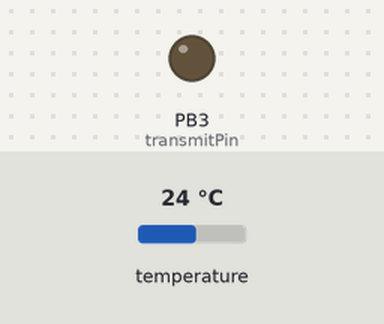
Simulated run of this sketch. Board: ATtiny85, built with avr-gcc and run on an emulated ATtiny85. On the bench: output pins drawn as LEDs (lit = HIGH). Inputs (shaded band) come from the test bench; at power-on: temperature 24 °C.

Above: at 4.3 s.
4.4 s: temperature set to 12 °C
At 6.44 s:
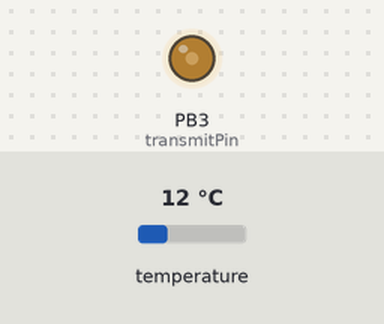
8.1 s: temperature set to 28 °C
12.6 s: temperature set to 33 °C
Timing chart, 0 to 17.3 s (numbered marks = the images above; inputs shaded):
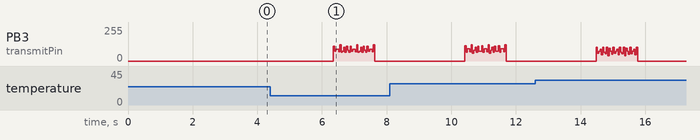

The sketch:

Temp_ATtiny.ino
```cpp
/***********************************************************************************************************/
// Temp_ATtiny:  Sketch to use ATtiny85 and DS18B20 as an SIS compatible temperature sensor.
//  *** This is NOT low power code. ***
//  The code was tested on an Arduino Uno using Serial.print() statements.  Make sure that
//  #define DEBUG is commented out prior to compiling for the ATtiny85.
//
//  Version 001.  Has three defined constants for trip codes:  high temperature, low temperature, and
//  return to normal temperature.  Each code is sent in one burst when it becomes a new event.  The
//  temperature is read out at an interval determined by a defined constant.
//  (c) 2015,2016 by Bob Glicksman and Jim Schrempp
/***********************************************************************************************************/
// Version 001.  This version is not low power.  It uses delay() to implement timing intervals.  This
//  version does not test battery status, as it is designed for powered use.
/***********************************************************************************************************/

/********************************* GLOBAL CONSTANTS AND VARIABLES ******************************************/
//#define DEBUG // debug mode sends debugging data to the serial monitor via the serial port.
#define FAHRENHEIT // comment this line out to use centigrade scale.

// Temperature limits to trigger transmissions
const float HIGH_TEMP_LIMIT = 85.0; // degrees F; use degrees C if #define FAHRENHEIT is commented out
const float LOW_TEMP_LIMIT = 75.0;  // degrees F; use degrees C if #define FAHRENHEIT is commented out

// Time interval between temperature measurements, in milliseconds
const unsigned long INTERVAL = 2000;  // 2 seconds for testing; use something like 15 minutes or one hour

// Global constants for the transmission codes
const unsigned long HIGH_TEMP_CODE = 123456;
const unsigned long LOW_TEMP_CODE = 234567;
const unsigned long NORMAL_TEMP_CODE = 345678;
const int BAUD_TIME = 500;  // basic signalling unit is 500 us
const int CODE_BURST = 20;  // each code is sent 20 times

// Pin definitions
const int transmitPin = 3; // transmitter on Digital pin 3 (chip in 2) for ATtiny85
//const int transmitPin = 4;   // transmitter on Digital pin 4 for Uno (testing)
const int oneWireBusPin = 4;  // one wire bus on Digital pin 4 (chip in 3) for ATtiny85
//const int oneWireBusPin = 3;  // one wire bus on Digital pin 4 for Uno (testing)

// includes for the DS18B20 temperature sensors
#include <OneWire.h>    // the one wire bus library
#include <DallasTemperature.h>  // the DS18B20 chip library -- uses the OneWire library

// Global variables for DS18B20 sensors
OneWire oneWire(oneWireBusPin);   // create an instance of the one wire bus
DallasTemperature sensors(&oneWire);  // create instance of DallasTemperature devices on the one wire bus

/********************************* END OF GLOBAL CONSTANTS AND VARIABLES ***********************************/

/********************************* BEGINNING OF setup() ****************************************************/
void setup()
{
  //setup serial monitor for debugging - UNO only
  #ifdef DEBUG
    Serial.begin (9600);
    delay(2000);  // leave some time to open the serial monitor
    Serial.println("Ready ... \n");
  #endif

  // setup the DS18B20 for 12 bits and non-blocking operation
  sensors.begin();      // startup the temperature sensor instance
  sensors.setResolution ( 12 ); // set the resolution to 12 bits
  sensors.setWaitForConversion ( false ); // set for non-blocking operation

  // setup the transmitter pin
  pinMode(transmitPin, OUTPUT);

}
/********************************* END OF setup() **********************************************************/

/********************************* BEGINNING OF loop() *****************************************************/
void loop()
{
  static boolean wasNormal = true;  // set to false if the last reading was too high or too low
  float newTemp;

  // Start the temperature reading
    sensors.requestTemperatures();

  // wait for conversion - need this because of non-blocking call
  delay(750); // need 750 ms to convert to 12 bits.  Replace this with power down for sensor

  // read the temperature value form the DS18B20 in degrees F
  #ifdef FAHRENHEIT
    newTemp = sensors.getTempFByIndex(0);
  #else
    newTemp = sensors.getTempCByIndex(0);
  #endif

  #ifdef DEBUG
    Serial.print("temperature reading = ");
    Serial.println(newTemp);
  #endif

  // test for out of normal range if the last reading was normal
  if (wasNormal == true)
  {
    if (newTemp > HIGH_TEMP_LIMIT) // temp went too high
    {
      transmit(HIGH_TEMP_CODE);
      wasNormal = false;

      #ifdef DEBUG
        Serial.println("... transmitting high temp code \n");
      #endif

    }
    else if (newTemp < LOW_TEMP_LIMIT)  // temp went too low
    {
      transmit(LOW_TEMP_CODE);
      wasNormal = false;

      #ifdef DEBUG
        Serial.println("... transmitting low temp code \n");
      #endif

    }
    else  // the last reading was normal and the current reading is normal
    {
      wasNormal = true;

      #ifdef DEBUG
        Serial.println("... no code transmitted \n");
      #endif

    }

  }
  else // last reading was not in normal range
  {
    if ( (newTemp >= LOW_TEMP_LIMIT) && (newTemp <= HIGH_TEMP_LIMIT) )  // now normal again
    {
      transmit (NORMAL_TEMP_CODE);
      wasNormal = true;

      #ifdef DEBUG
        Serial.println("... transmitting return-to-normal code \n");
      #endif

    }
    else  // current reading is out of normal range
    {
      wasNormal = false;

      #ifdef DEBUG
        Serial.println("... no code transmitted \n");
      #endif

    }
  }

  delay(INTERVAL); // wait before taking another reading.  Replace this with power down for sensor

}
/********************************* END OF loop() ***********************************************************/

/************************************* BEGINNING OF transmit() *********************************************/
// function to send out an SIS-compatible code
//  arguments:
//    code: the code to transmit


void transmit(unsigned long code)
{
  for (int i = 0; i < CODE_BURST; i++)
  {
    sendCodeWord(code);
  }
  return;
}
/**************************************** END OF transmit() ************************************************/

/**************************************** sendCodeWord() **********************************************/
// sendCodeWord():  sends a 24 bit code to the transmitter data pin.  The code is encoded according
//  to the EV1527 format, with a zero being one baud unit high and three baun units low, a one being
//  three baud units high and one baun unit low, and a sync being one baud unit high and 31 baud units
//  low.  The pattern is shifted out MSB first with SYNC at the end of the code word.
//
// Parameters:
//  code:  the code word to send (the 24 LSBs of an unsigned long will be sent)

void sendCodeWord(unsigned long code)
{
  const unsigned long MASK = 0x00800000ul;  // mask off all but bit 23
  const int CODE_LENGTH = 24; // a code word is 24 bits + sync

  // send the code word bits
  for (int i = 0; i < CODE_LENGTH; i++)
  {
    if ( (code & MASK) == 0)
    {
      sendZero();
    }
    else
    {
      sendOne();
    }
    code = code <<1;
  }
  //send the sync
  sendSync();

  return;
}
/************************************ end of sendCodeWord() *******************************************/

/****************************************** sendZero() ************************************************/
// sendZero:  helper function to encode a zero as one baud unit high and three baud units low.

void sendZero()
{
  // a zero is represented by one baud high and three baud low
  digitalWrite(transmitPin, HIGH);
  delayMicroseconds(BAUD_TIME);
  for(int i = 0; i < 3; i++)
  {
      digitalWrite(transmitPin, LOW);
      delayMicroseconds(BAUD_TIME);
  }
  return;
}
/************************************** end of sendZero() *********************************************/

/****************************************** sendOne() *************************************************/
// sendOne:  helper function to encode a one as three baud units high and one baud unit low.

void sendOne()
{
  // a one is represented by three baud high and one baud low
  for(int i = 0; i < 3; i++)
  {
      digitalWrite(transmitPin, HIGH);
      delayMicroseconds(BAUD_TIME);
  }
  digitalWrite(transmitPin, LOW);
  delayMicroseconds(BAUD_TIME);
  return;
}
/*************************************** end of sendOne() *********************************************/

/***************************************** sendSync() *************************************************/
// sendSync:  helper function to encode a sync as one baud unit high and 31 baud units low.

void sendSync()
{
  // a sync is represented by one baud high and 31 baud low
  digitalWrite(transmitPin, HIGH);
  delayMicroseconds(BAUD_TIME);
  for(int i = 0; i < 31; i++)
  {
      digitalWrite(transmitPin, LOW);
      delayMicroseconds(BAUD_TIME);
  }
  return;
}
/************************************** end of sendSync() *********************************************/
```
